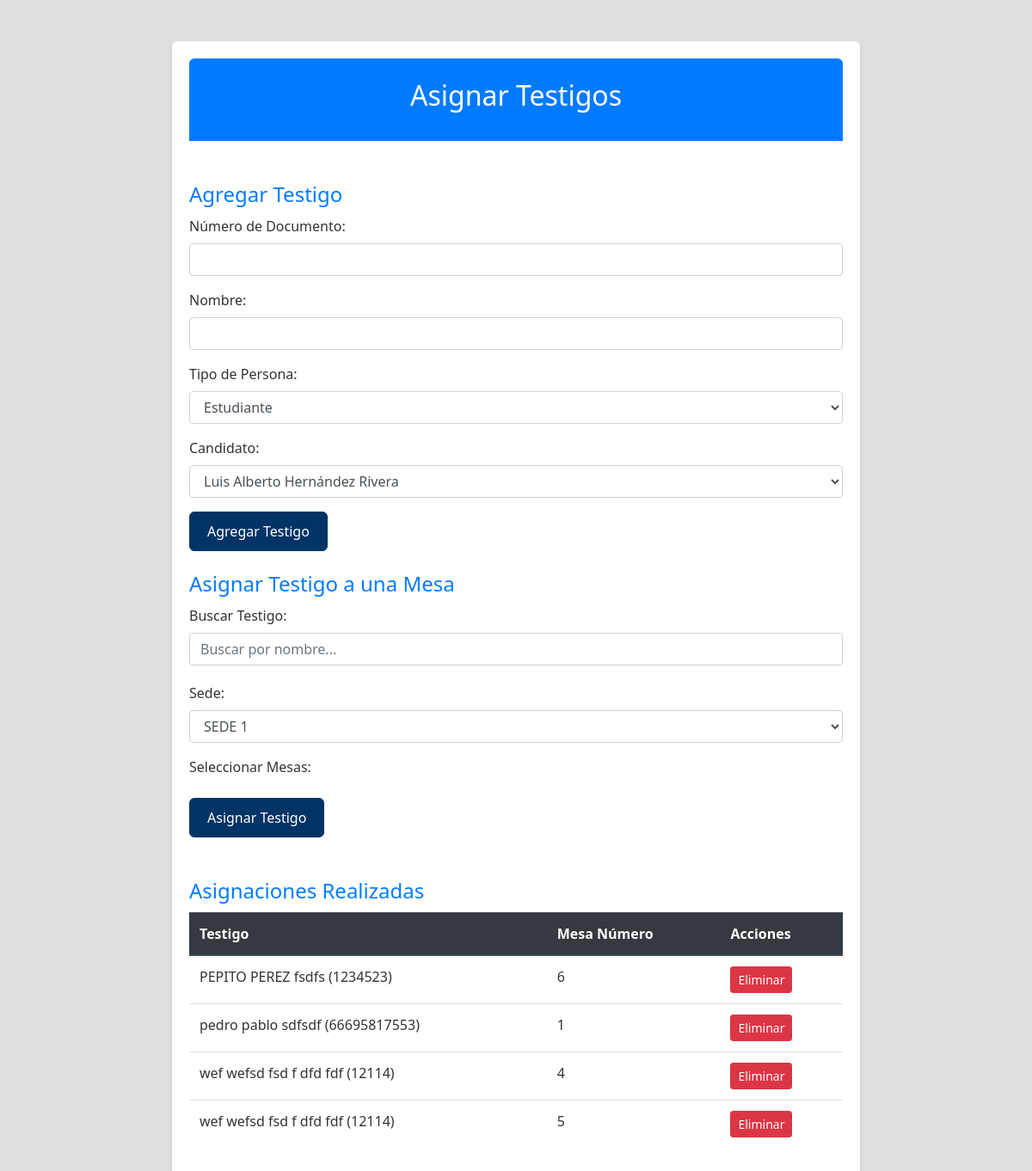
/asignar_testigos, run on an earlier commit of the app's database.
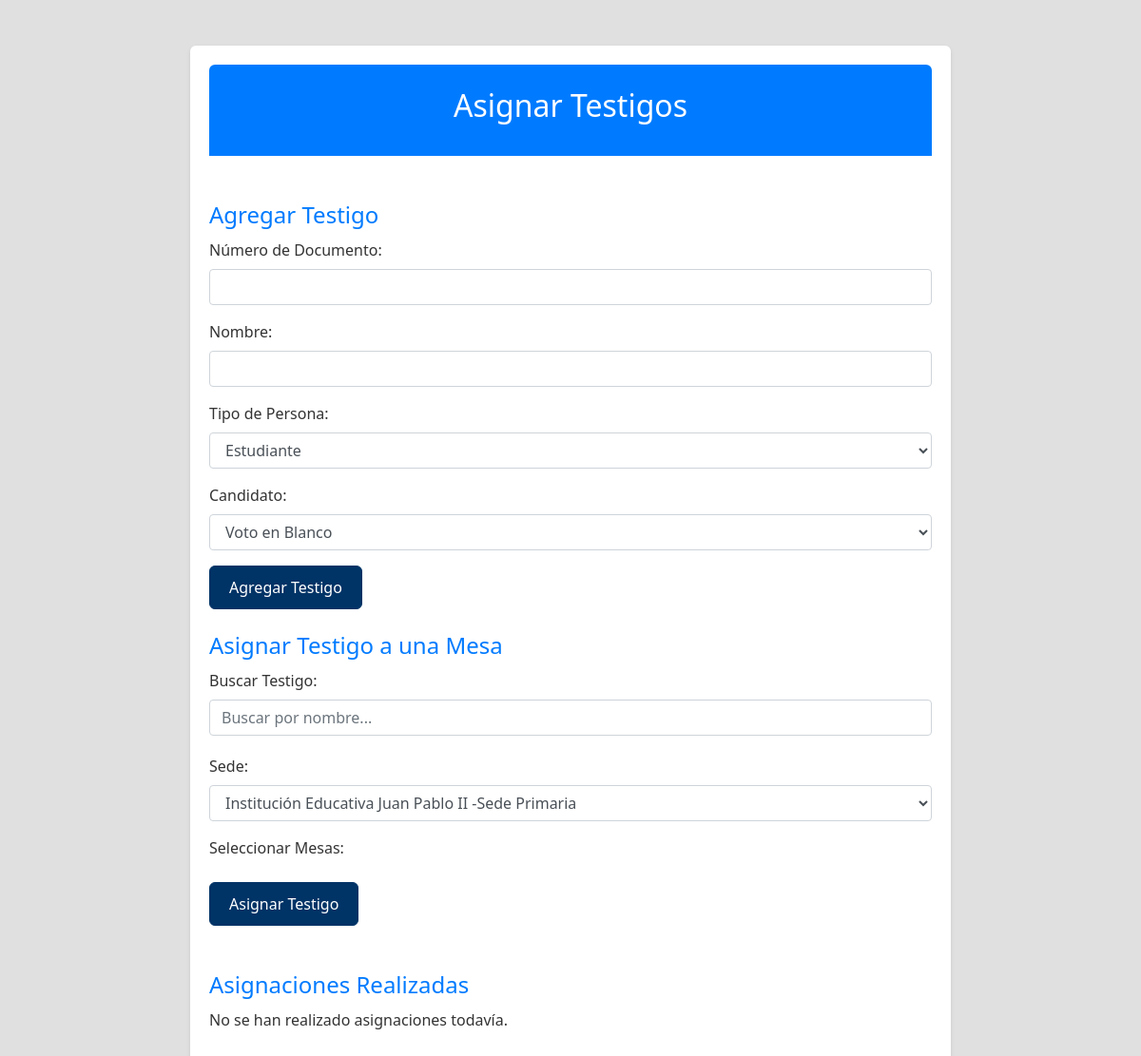
And on a later commit of the database.
### app.py (models this page shows)
class AsignacionTestigo(db.Model):
    id = db.Column(db.Integer, primary_key=True)
    id_testigo = db.Column(db.Integer, db.ForeignKey('testigo.id'), nullable=False)
    id_sede = db.Column(db.Integer, db.ForeignKey('sede.id'), nullable=False)
    mesa_numero = db.Column(db.String(20), nullable=False)
    sede = db.relationship('Sede', backref='asignaciones_testigos')

class Testigo(db.Model):
    id = db.Column(db.Integer, primary_key=True)
    numero_documento = db.Column(db.String(20), nullable=False, unique=True)
    nombre = db.Column(db.String(100), nullable=False)
    tipo_persona = db.Column(db.String(20), nullable=False)  # Estudiante o Profesor
    id_candidato = db.Column(db.Integer, db.ForeignKey('candidato.id'), nullable=True)
    asignaciones = db.relationship('AsignacionTestigo', backref='testigo', lazy=True)  # Cambiamos a 'testigo'

### app.py (the view, shortened to what this page needs)
@app.route('/asignar_testigos', methods=['GET', 'POST'])
def asignar_testigos():
    testigos = Testigo.query.all()
    asignaciones = AsignacionTestigo.query.all()
    candidatos = Candidato.query.all()
    sedes = Sede.query.all()
    return render_template('asignar_testigos.html', testigos=testigos, asignaciones=asignaciones, candidatos=candidatos, sedes=sedes)

### app.py (called while the page is built)
@app.context_processor
def utility_processor():
    def enumerar(iterable, start=0):
        return enumerate(iterable, start)
    return dict(enumerar=enumerar)

### templates/asignar_testigos.html (shortened to what the changed rows need)
<!DOCTYPE html>
<html lang="en">
<head>
    <link rel="stylesheet" href="https://stackpath.bootstrapcdn.com/bootstrap/4.3.1/css/bootstrap.min.css">
    <link rel="stylesheet" href="{{ url_for('static', filename='styles.css') }}">
</head>
<body>
    <div class="container mt-5">
        <header class="text-center bg-primary text-white py-4" style="border-radius: 6px 6px 0 0;">
            <h1>Asignar Testigos</h1>
        </header>
        <div class="mt-5">
            <form method="post" action="{{ url_for('asignar_testigos') }}" class="mb-4">
                <h2 class="text-primary">Agregar Testigo</h2>
                <div class="form-group">
                </div>
                <div class="form-group">
                </div>
                <div class="form-group">
                </div>
                <div class="form-group">
                    <label for="candidato">Candidato:</label>
                    <select id="candidato" name="id_candidato" class="form-control mb-2" required>
                        {% for candidato in candidatos %}
                        <option value="{{ candidato.id }}">{{ candidato.nombre }}</option>
                        {% endfor %}
                        <option value="Voto en Blanco">Voto en Blanco</option>
                    </select>
                </div>
                <button type="submit" name="agregar_testigo" class="btn btn-primary">Agregar Testigo</button>
            </form>
            <form method="post" action="{{ url_for('asignar_testigos') }}" class="mb-4">
                <h2 class="text-primary">Asignar Testigo a una Mesa</h2>
                <div class="search-box">
                </div>
                <div class="form-group">
                    <label for="sede">Sede:</label>
                    <select id="sede" name="id_sede" class="form-control mb-2" onchange="loadMesas(this.value)"
                        required>
                        {% for sede in sedes %}
                        <option value="{{ sede.id }}">{{ sede.nombre }}</option>
                        {% endfor %}
                    </select>
                </div>
                <div class="form-group">
                </div>
                <button type="submit" name="asignar_testigo" class="btn btn-primary">Asignar Testigo</button>
            </form>
            <h2 class="text-primary mt-5">Asignaciones Realizadas</h2>
            {% if asignaciones %}
            <table class="table table-striped">
                <thead class="thead-dark">
                    <tr>
                        <th>Testigo</th>
                        <th>Mesa Número</th>
                        <th>Acciones</th>
                    </tr>
                </thead>
                <tbody>
                    {% for asignacion in asignaciones %}
                    <tr>
                        <td>{{ asignacion.testigo.nombre }} ({{ asignacion.testigo.numero_documento }})</td>
                        <td>{{ asignacion.mesa_numero }}</td>
                        <td>
                            <form method="post"
                                action="{{ url_for('eliminar_asignacion_testigo', asignacion_id=asignacion.id) }}"
                                style="display:inline;">
                                <button type="submit" name="eliminar_asignacion"
                                    class="btn btn-danger btn-sm">Eliminar</button>
                            </form>
                        </td>
                    </tr>
                    {% endfor %}
                </tbody>
            </table>
            {% else %}
            <p>No se han realizado asignaciones todavía.</p>
            {% endif %}
        </div>
    </div>
</body>
</html>

What changed in the data, as far as the page shows it:
removed AsignacionTestigo: testigo.nombre "PEPITO PEREZ fsdfs", testigo.numero_documento "1234523", mesa_numero "6"
removed AsignacionTestigo: testigo.nombre "pedro pablo sdfsdf", testigo.numero_documento "66695817553", mesa_numero "1"
removed AsignacionTestigo: testigo.nombre "wef wefsd fsd f dfd fdf", testigo.numero_documento "12114", mesa_numero "4"
removed AsignacionTestigo: testigo.nombre "wef wefsd fsd f dfd fdf", testigo.numero_documento "12114", mesa_numero "5"
Also different on the page:
form field id_candidato: "Luis Alberto Hernández Rivera" → "Voto en Blanco"
form field id_sede: "SEDE 1" → "Institución Educativa Juan Pablo II -Sede Primaria"
text no longer shown: "Testigo Mesa Número Acciones"
text now shown: "No se han realizado asignaciones todavía."
